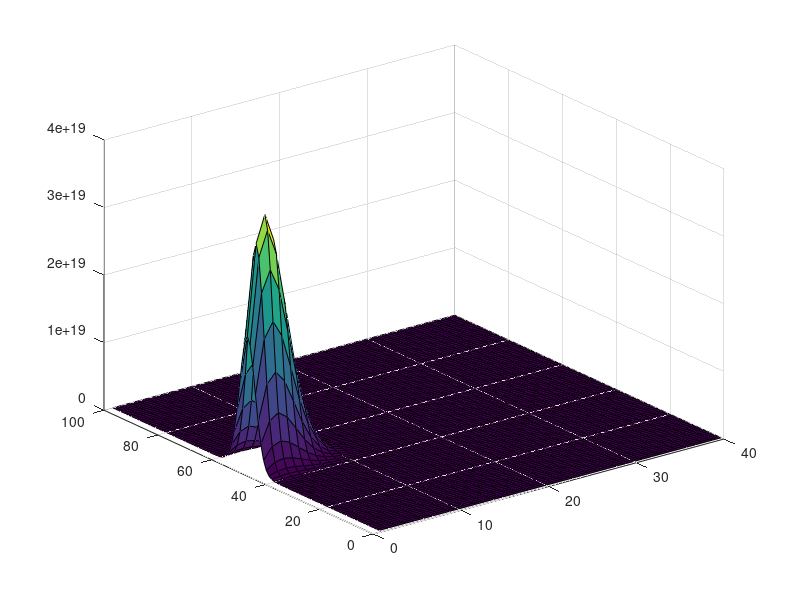

This figure's MATLAB source:
% phi : 100 x steps (100 nm), 40 y steps (40 nm)
% 100 t steps (1 t = 10 us)
clear all
close all
phi = zeros(100, 40, 2);
dt = 1e-10; % time in steps of 10 ns
dx = 1e-9; % space from 0 to 50
D=4e-6 * (1/100)^2;
phi0=5000/(dx^2);
phi(50,1,1) = phi0; % initial condition
F = [0 1 0; 1 -4 1; 0 1 0]/dx^2;
for  i=1:110
phi(:,:,1+1) = phi(:,:,1) +...
D*dt*conv2(phi(:,:,1),F,'same');
i

surf(phi(:, :, 1))
% imagesc(phi(:,:,t), [0 phi0])
pause(0.05)
phi(:,:,1)=phi(:,:,1+1);
end
